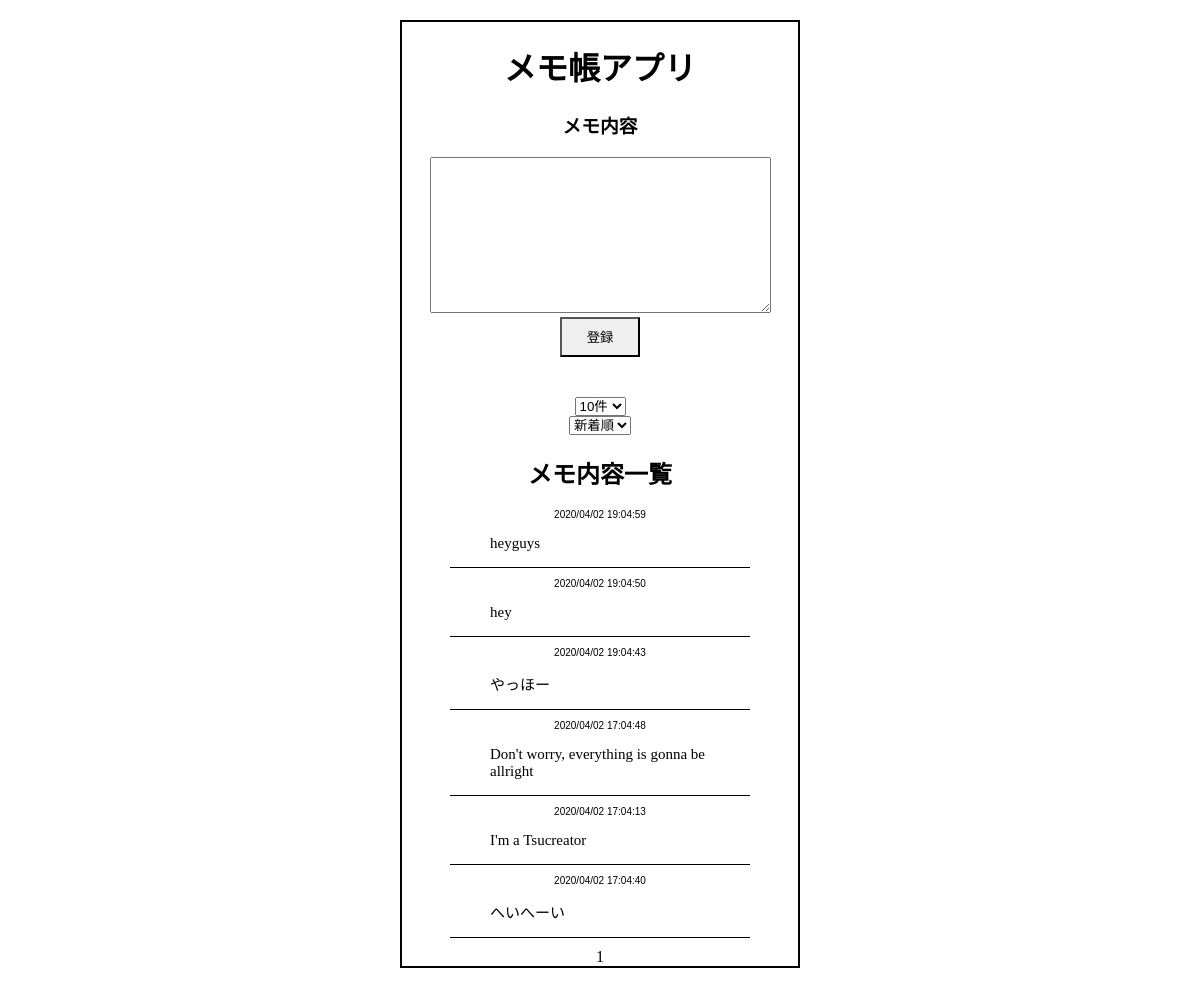
The app's page /, older data.
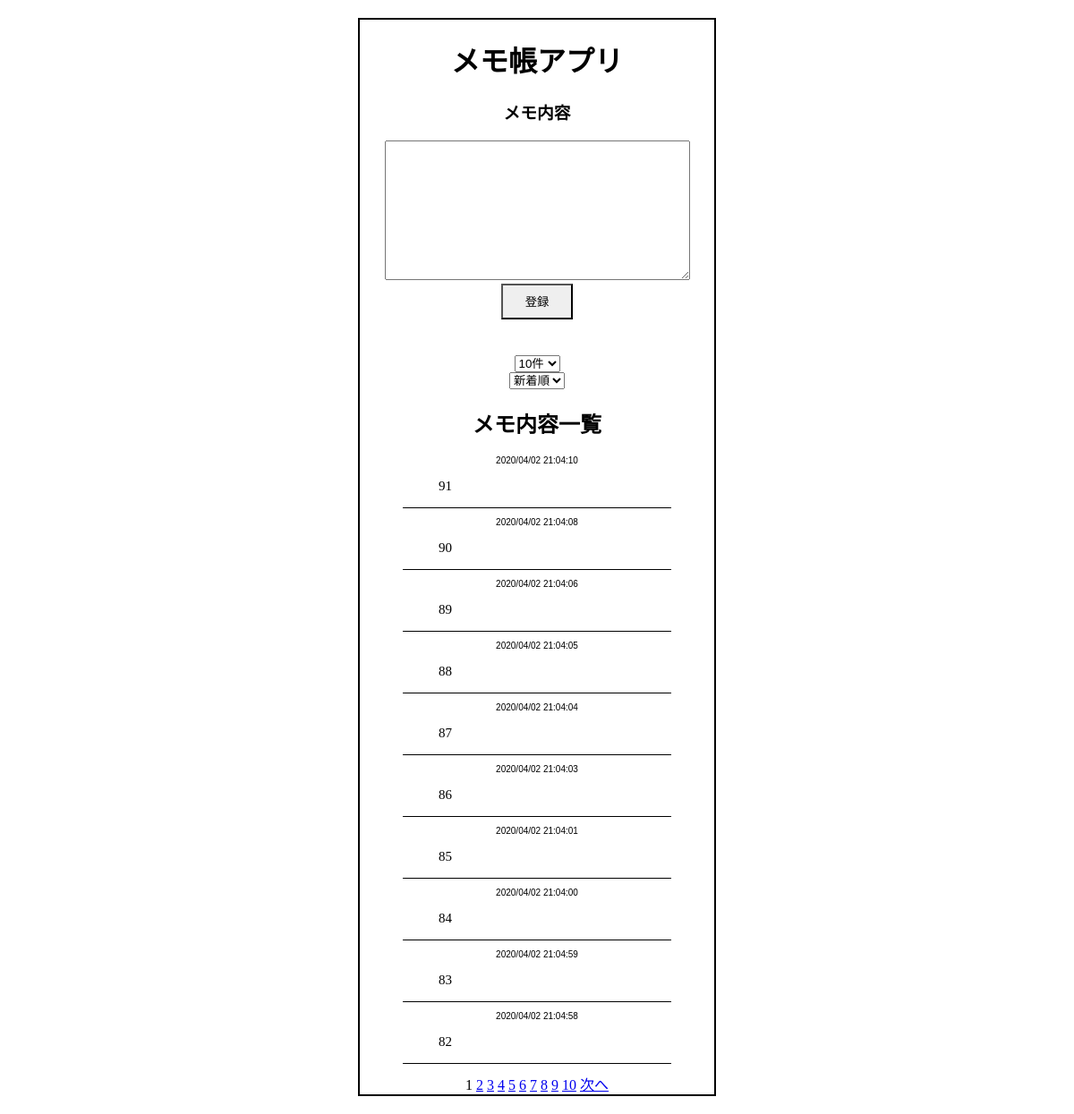
The same page, newer data.
### memo_app/models.py (models this page shows, shortened)
class Memo(models.Model):
    content = models.CharField(max_length=2000)
    update_datetime = models.DateTimeField(auto_now_add=True)

### memo_app/views.py (the view)
# urls.py: path('', views.index, name='index'),
def index(request, now_page=1):
    if 'record_number' in request.session:
        record_number = request.session['record_number']
    else:
        record_number = 10
    record_number_form = RecordNumberForm()
    record_number_form.initial = {'record_number': str(record_number)}
    if 'order_option' in request.session:
        order_option = request.session['order_option']
    else:
        order_option = 'new'
    order_option_form = SortForm()
    order_option_form.initial ={'order_option': str(order_option)}
    if order_option == 'new':
        memos = Memo.objects.all().order_by('update_datetime').reverse()
    else:
        memos = Memo.objects.all().order_by('update_datetime')
    page = Paginator(memos, record_number)
    params = {
        'page': page.get_page(now_page),
        'form': PostForm(),
        'record_number_form': record_number_form,
        'order_option_form': order_option_form,
}
    return render(request, 'index.html', params)

### memo_app/forms.py
class PostForm(forms.ModelForm):
    class Meta:
        model = Memo
        fields = ['content']
        widgets = {
            'content': forms.Textarea
        }

class RecordNumberForm(forms.Form):
    record_number = forms.ChoiceField(
        widget=forms.Select(attrs={'onchange': 'submit(this.form)'}),
        choices=CHOICE_FIELD_RECODE_NUMBERS
    )

### memo_app/templates/index.html (shortened to what this page needs)
 {% extends "layout.html" %}
 {% block content %}
    <h1>メモ帳アプリ</h1>
    <div class="memo-form">
      <h3>メモ内容</h3>
      <form action="{% url 'post' %}" method="post">
        <div class="text-memo">
          {{ form.content }}
        </div>
        <div class="post-form">
            <input id='submit-button' type="submit" value="登録" class="post-botton">
        </div>
      </form>
    </div>
    <form action="{% url 'set_record_number' %}" method="post">
        <div class="slct01">
            {{ record_number_form.record_number }}
        </div>
    </form>
    <form action="{% url 'set_order_option' %}" method="post">
        <div class="slct02">
            {{ order_option_form.order_option }}
        </div>
    </form>
  <div class="top_box">
    <h2>メモ内容一覧</h2>
    {% for memo in page %}
    <div class="memo_contents">
      <p class="time">{{ memo.update_datetime|date:"Y/m/d H:m:s" }}</p>
      <p class="contents">{{ memo.content }}</p>
    </div>
    {% endfor %}
  </div>
  <div class="pagination">
    {% for num in page.paginator.page_range %}
        {% if page.number == num %}
            <span class="current">{{ page.number }}</span>
        {% else %}
            <a href="{% url 'index' %}{{ num }}">{{ num }}</a>
        {% endif %}
    {% endfor %}
    {% if page.has_next %}
    <a href="{% url 'index' %}{{ page.next_page_number }}">次へ</a>
    {% endif %}
  </div>
</body>
{% endblock %}

Row changes from the older to the newer data that the page shows:
no longer on this page (row unchanged): Memo: update_datetime "2020/04/02 19:04:59", content "heyguys"
no longer on this page (row unchanged): Memo: update_datetime "2020/04/02 19:04:50", content "hey"
no longer on this page (row unchanged): Memo: update_datetime "2020/04/02 19:04:43", content "やっほー"
no longer on this page (row unchanged): Memo: update_datetime "2020/04/02 17:04:48", content "Don't worry, everything is gonna be allright"
no longer on this page (row unchanged): Memo: update_datetime "2020/04/02 17:04:13", content "I'm a Tsucreator"
no longer on this page (row unchanged): Memo: update_datetime "2020/04/02 17:04:40", content "へいへーい"
added Memo: update_datetime "2020/04/02 21:04:10", content "91"
added Memo: update_datetime "2020/04/02 21:04:08", content "90"
added Memo: update_datetime "2020/04/02 21:04:06", content "89"
added Memo: update_datetime "2020/04/02 21:04:05", content "88"
added Memo: update_datetime "2020/04/02 21:04:04", content "87"
added Memo: update_datetime "2020/04/02 21:04:03", content "86"
added Memo: update_datetime "2020/04/02 21:04:01", content "85"
added Memo: update_datetime "2020/04/02 21:04:00", content "84"
added Memo: update_datetime "2020/04/02 21:04:59", content "83"
added Memo: update_datetime "2020/04/02 21:04:58", content "82"
Text that changed along with them:
new list line: "2"
new list line: "3"
new list line: "4"
new list line: "5"
new list line: "6"
new list line: "7"
new list line: "8"
new list line: "9"
new list line: "10"
text now shown: "次へ"
